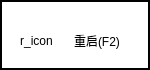
      <widget class="QFrame" name="frame_2">
       <property name="maximumSize">
        <size>
         <width>16777215</width>
         <height>16777215</height>
        </size>
       </property>
       <property name="palette">
        <palette>
         <active>
          <colorrole role="WindowText">
           <brush brushstyle="SolidPattern">
            <color alpha="255">
             <red>0</red>
             <green>0</green>
             <blue>0</blue>
            </color>
           </brush>
          </colorrole>
          <colorrole role="Button">
           <brush brushstyle="SolidPattern">
            <color alpha="255">
             <red>255</red>
             <green>255</green>
             <blue>255</blue>
            </color>
           </brush>
          </colorrole>
          <colorrole role="Light">
           <brush brushstyle="SolidPattern">
            <color alpha="255">
             <red>255</red>
             <green>255</green>
             <blue>255</blue>
            </color>
           </brush>
          </colorrole>
          <colorrole role="Midlight">
           <brush brushstyle="SolidPattern">
            <color alpha="255">
             <red>255</red>
             <green>255</green>
             <blue>255</blue>
            </color>
           </brush>
          </colorrole>
          <colorrole role="Dark">
           <brush brushstyle="SolidPattern">
            <color alpha="255">
             <red>127</red>
             <green>127</green>
             <blue>127</blue>
            </color>
           </brush>
          </colorrole>
          <colorrole role="Mid">
           <brush brushstyle="SolidPattern">
            <color alpha="255">
             <red>170</red>
             <green>170</green>
             <blue>170</blue>
            </color>
           </brush>
          </colorrole>
          <colorrole role="Text">
           <brush brushstyle="SolidPattern">
            <color alpha="255">
             <red>0</red>
             <green>0</green>
             <blue>0</blue>
            </color>
           </brush>
          </colorrole>
          <colorrole role="BrightText">
           <brush brushstyle="SolidPattern">
            <color alpha="255">
             <red>255</red>
             <green>255</green>
             <blue>255</blue>
            </color>
           </brush>
          </colorrole>
          <colorrole role="ButtonText">
           <brush brushstyle="SolidPattern">
            <color alpha="255">
             <red>0</red>
             <green>0</green>
             <blue>0</blue>
            </color>
           </brush>
          </colorrole>
          <colorrole role="Base">
           <brush brushstyle="SolidPattern">
            <color alpha="255">
             <red>255</red>
             <green>255</green>
             <blue>255</blue>
            </color>
           </brush>
          </colorrole>
          <colorrole role="Window">
           <brush brushstyle="SolidPattern">
            <color alpha="255">
             <red>255</red>
             <green>255</green>
             <blue>255</blue>
            </color>
           </brush>
          </colorrole>
          <colorrole role="Shadow">
           <brush brushstyle="SolidPattern">
            <color alpha="255">
             <red>0</red>
             <green>0</green>
             <blue>0</blue>
            </color>
           </brush>
          </colorrole>
          <colorrole role="AlternateBase">
           <brush brushstyle="SolidPattern">
            <color alpha="255">
             <red>255</red>
             <green>255</green>
             <blue>255</blue>
            </color>
           </brush>
          </colorrole>
          <colorrole role="ToolTipBase">
           <brush brushstyle="SolidPattern">
            <color alpha="255">
             <red>255</red>
             <green>255</green>
             <blue>220</blue>
            </color>
           </brush>
          </colorrole>
          <colorrole role="ToolTipText">
           <brush brushstyle="SolidPattern">
            <color alpha="255">
             <red>0</red>
             <green>0</green>
             <blue>0</blue>
            </color>
           </brush>
          </colorrole>
         </active>
         <inactive>
          <colorrole role="WindowText">
           <brush brushstyle="SolidPattern">
            <color alpha="255">
             <red>0</red>
             <green>0</green>
             <blue>0</blue>
            </color>
           </brush>
          </colorrole>
          <colorrole role="Button">
           <brush brushstyle="SolidPattern">
            <color alpha="255">
             <red>255</red>
             <green>255</green>
             <blue>255</blue>
            </color>
           </brush>
          </colorrole>
          <colorrole role="Light">
           <brush brushstyle="SolidPattern">
            <color alpha="255">
             <red>255</red>
             <green>255</green>
             <blue>255</blue>
            </color>
           </brush>
          </colorrole>
          <colorrole role="Midlight">
           <brush brushstyle="SolidPattern">
            <color alpha="255">
             <red>255</red>
             <green>255</green>
             <blue>255</blue>
            </color>
           </brush>
          </colorrole>
          <colorrole role="Dark">
           <brush brushstyle="SolidPattern">
            <color alpha="255">
             <red>127</red>
             <green>127</green>
             <blue>127</blue>
            </color>
           </brush>
          </colorrole>
          <colorrole role="Mid">
           <brush brushstyle="SolidPattern">
            <color alpha="255">
             <red>170</red>
             <green>170</green>
             <blue>170</blue>
            </color>
           </brush>
          </colorrole>
          <colorrole role="Text">
           <brush brushstyle="SolidPattern">
            <color alpha="255">
             <red>0</red>
             <green>0</green>
             <blue>0</blue>
            </color>
           </brush>
          </colorrole>
          <colorrole role="BrightText">
           <brush brushstyle="SolidPattern">
            <color alpha="255">
             <red>255</red>
             <green>255</green>
             <blue>255</blue>
            </color>
           </brush>
          </colorrole>
          <colorrole role="ButtonText">
           <brush brushstyle="SolidPattern">
            <color alpha="255">
             <red>0</red>
             <green>0</green>
             <blue>0</blue>
            </color>
           </brush>
          </colorrole>
          <colorrole role="Base">
           <brush brushstyle="SolidPattern">
            <color alpha="255">
             <red>255</red>
             <green>255</green>
             <blue>255</blue>
            </color>
           </brush>
          </colorrole>
          <colorrole role="Window">
           <brush brushstyle="SolidPattern">
            <color alpha="255">
             <red>255</red>
             <green>255</green>
             <blue>255</blue>
            </color>
           </brush>
          </colorrole>
          <colorrole role="Shadow">
           <brush brushstyle="SolidPattern">
            <color alpha="255">
             <red>0</red>
             <green>0</green>
             <blue>0</blue>
            </color>
           </brush>
          </colorrole>
          <colorrole role="AlternateBase">
           <brush brushstyle="SolidPattern">
            <color alpha="255">
             <red>255</red>
             <green>255</green>
             <blue>255</blue>
            </color>
           </brush>
          </colorrole>
          <colorrole role="ToolTipBase">
           <brush brushstyle="SolidPattern">
            <color alpha="255">
             <red>255</red>
             <green>255</green>
             <blue>220</blue>
            </color>
           </brush>
          </colorrole>
          <colorrole role="ToolTipText">
           <brush brushstyle="SolidPattern">
            <color alpha="255">
             <red>0</red>
             <green>0</green>
             <blue>0</blue>
            </color>
           </brush>
          </colorrole>
         </inactive>
         <disabled>
          <colorrole role="WindowText">
           <brush brushstyle="SolidPattern">
            <color alpha="255">
             <red>127</red>
             <green>127</green>
             <blue>127</blue>
            </color>
           </brush>
          </colorrole>
          <colorrole role="Button">
           <brush brushstyle="SolidPattern">
            <color alpha="255">
             <red>255</red>
             <green>255</green>
             <blue>255</blue>
            </color>
           </brush>
          </colorrole>
          <colorrole role="Light">
           <brush brushstyle="SolidPattern">
            <color alpha="255">
             <red>255</red>
             <green>255</green>
             <blue>255</blue>
            </color>
           </brush>
          </colorrole>
          <colorrole role="Midlight">
           <brush brushstyle="SolidPattern">
            <color alpha="255">
             <red>255</red>
             <green>255</green>
             <blue>255</blue>
            </color>
           </brush>
          </colorrole>
          <colorrole role="Dark">
           <brush brushstyle="SolidPattern">
            <color alpha="255">
             <red>127</red>
             <green>127</green>
             <blue>127</blue>
            </color>
           </brush>
          </colorrole>
          <colorrole role="Mid">
           <brush brushstyle="SolidPattern">
            <color alpha="255">
             <red>170</red>
             <green>170</green>
             <blue>170</blue>
            </color>
           </brush>
          </colorrole>
          <colorrole role="Text">
           <brush brushstyle="SolidPattern">
            <color alpha="255">
             <red>127</red>
             <green>127</green>
             <blue>127</blue>
            </color>
           </brush>
          </colorrole>
          <colorrole role="BrightText">
           <brush brushstyle="SolidPattern">
            <color alpha="255">
             <red>255</red>
             <green>255</green>
             <blue>255</blue>
            </color>
           </brush>
          </colorrole>
          <colorrole role="ButtonText">
           <brush brushstyle="SolidPattern">
            <color alpha="255">
             <red>127</red>
             <green>127</green>
             <blue>127</blue>
            </color>
           </brush>
          </colorrole>
          <colorrole role="Base">
           <brush brushstyle="SolidPattern">
            <color alpha="255">
             <red>255</red>
             <green>255</green>
             <blue>255</blue>
            </color>
           </brush>
          </colorrole>
          <colorrole role="Window">
           <brush brushstyle="SolidPattern">
            <color alpha="255">
             <red>255</red>
             <green>255</green>
             <blue>255</blue>
            </color>
           </brush>
          </colorrole>
          <colorrole role="Shadow">
           <brush brushstyle="SolidPattern">
            <color alpha="255">
             <red>0</red>
             <green>0</green>
             <blue>0</blue>
            </color>
           </brush>
          </colorrole>
          <colorrole role="AlternateBase">
           <brush brushstyle="SolidPattern">
            <color alpha="255">
             <red>255</red>
             <green>255</green>
             <blue>255</blue>
            </color>
           </brush>
          </colorrole>
          <colorrole role="ToolTipBase">
           <brush brushstyle="SolidPattern">
            <color alpha="255">
             <red>255</red>
             <green>255</green>
             <blue>220</blue>
            </color>
           </brush>
          </colorrole>
          <colorrole role="ToolTipText">
           <brush brushstyle="SolidPattern">
            <color alpha="255">
             <red>0</red>
             <green>0</green>
             <blue>0</blue>
            </color>
           </brush>
          </colorrole>
         </disabled>
        </palette>
       </property>
       <property name="autoFillBackground">
        <bool>true</bool>
       </property>
       <property name="frameShape">
        <enum>QFrame::WinPanel</enum>
       </property>
       <property name="frameShadow">
        <enum>QFrame::Plain</enum>
       </property>
       <widget class="QWidget" name="horizontalLayoutWidget_2">
        <property name="geometry">
         <rect>
          <x>0</x>
          <y>20</y>
          <width>141</width>
          <height>41</height>
         </rect>
        </property>
        <layout class="QHBoxLayout" name="horizontalLayout_2">
         <property name="leftMargin">
          <number>5</number>
         </property>
         <property name="rightMargin">
          <number>5</number>
         </property>
         <item>
          <widget class="QLabel" name="label_restart">
           <property name="text">
            <string>r_icon</string>
           </property>
           <property name="alignment">
            <set>Qt::AlignCenter</set>
           </property>
          </widget>
         </item>
         <item>
          <widget class="QLabel" name="label_4">
           <property name="text">
            <string>重启(F2)</string>
           </property>
          </widget>
         </item>
        </layout>
       </widget>
      </widget>
